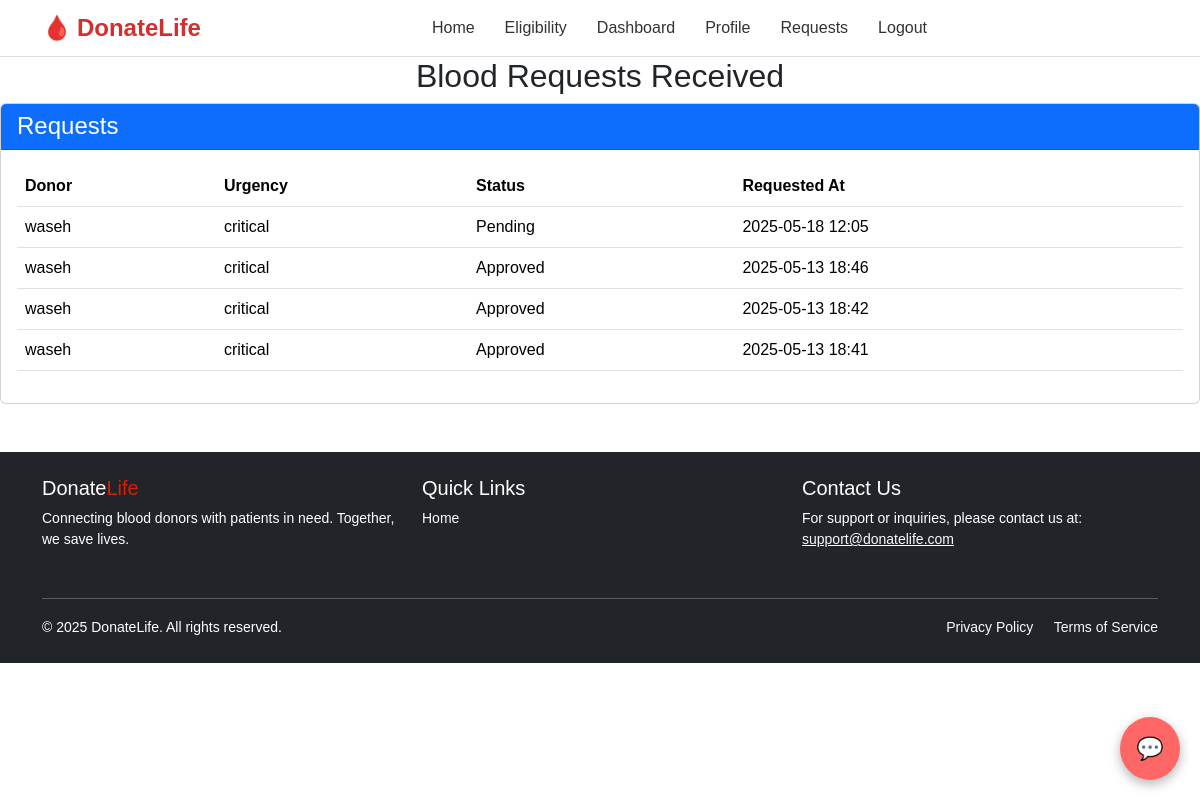
/accounts/patient-requests/ (signed in), run on the app's committed database.
### accounts/models.py (models this page shows, shortened)
class BloodRequest(models.Model):
    sender = models.ForeignKey(User, on_delete=models.CASCADE, related_name='sent_requests')
    receiver = models.ForeignKey(User, on_delete=models.CASCADE, related_name='received_requests')
    urgency = models.CharField(max_length=20)
    message = models.TextField()
    status = models.CharField(max_length=20, choices=[('pending', 'Pending'), ('approved', 'Approved')], default='pending')
    created_at = models.DateTimeField(auto_now_add=True)

class User(AbstractUser):
    ROLE_CHOICES = (
        ('donor', 'Blood Donor'),
        ('patient', 'Patient'),
        ('admin', 'Admin'),
    )
    role = models.CharField(max_length=10, choices=ROLE_CHOICES)
    age = models.IntegerField(null=True, blank=True)
    weight = models.FloatField(null=True, blank=True)
    blood_group = models.CharField(max_length=5, choices=[
        ('A+', 'A+'), ('A-', 'A-'),
        ('B+', 'B+'), ('B-', 'B-'),
        ('O+', 'O+'), ('O-', 'O-'),
        ('AB+', 'AB+'), ('AB-', 'AB-'),
    ], null=True, blank=True)
    city = models.CharField(max_length=100, null=True, blank=True)
    last_donation_date = models.DateField(null=True, blank=True)
    medical_condition = models.TextField(null=True, blank=True)

### accounts/views.py (the view)
# urls.py: path('patient-requests/', views.patient_requests, name='patient_requests'),
@login_required
def patient_requests(request):
    if request.user.role != 'patient':
        return redirect('home')
    sent_requests = BloodRequest.objects.filter(sender=request.user).order_by('-created_at')
    return render(request, 'accounts/patient_requests.html', {'sent_requests': sent_requests})

### accounts/templates/accounts/patient_requests.html (shortened to what this page needs)
{% extends 'base.html' %}
{% block content %}
<h2>Blood Requests Received</h2>
<div class="card">
    <div class="card-header bg-primary text-white">
        <h4 class="mb-0">Requests</h4>
    </div>
    <div class="card-body">
        <table class="table table-responsive">
            <thead>
                <tr>
                    <th>Donor</th>
                    <th>Urgency</th>
                    <th>Status</th>
                    <th>Requested At</th>
                </tr>
            </thead>
            <tbody>
                {% for req in sent_requests %}
                <tr>
                    <td>{{ req.receiver.username }}</td>
                    <td>{{ req.urgency }}</td>
                    <td>{{ req.status|title }}</td>
                    <td>{{ req.created_at|date:"Y-m-d H:i" }}</td>
                </tr>
                {% empty %}
                <tr>
                    <td colspan="5">No blood requests received.</td>
                </tr>
                {% endfor %}
            </tbody>
        </table>
    </div>
</div>
{% endblock %}

### static/css/style.css (style rules this page uses)
body { font-family: Arial, sans-serif; background-color: #fff !important; margin: 0; }
h2 { color: #ffffff; }
body { background-color: hsl(221.74deg 29.11% 15.49%); color: white; margin: 0; font-family: 'Segoe UI', sans-serif; }
h2 { text-align: center; margin-top: 20px; color: white; }

### static/css/dashboard.css (style rules this page uses)
body { font-family: Arial, sans-serif; }

### data on the page
BloodRequest: receiver.username "waseh", urgency "critical", status "Pending", created_at "2025-05-18 12:05"
BloodRequest: receiver.username "waseh", urgency "critical", status "Approved", created_at "2025-05-13 18:46"
BloodRequest: receiver.username "waseh", urgency "critical", status "Approved", created_at "2025-05-13 18:42"
BloodRequest: receiver.username "waseh", urgency "critical", status "Approved", created_at "2025-05-13 18:41"
